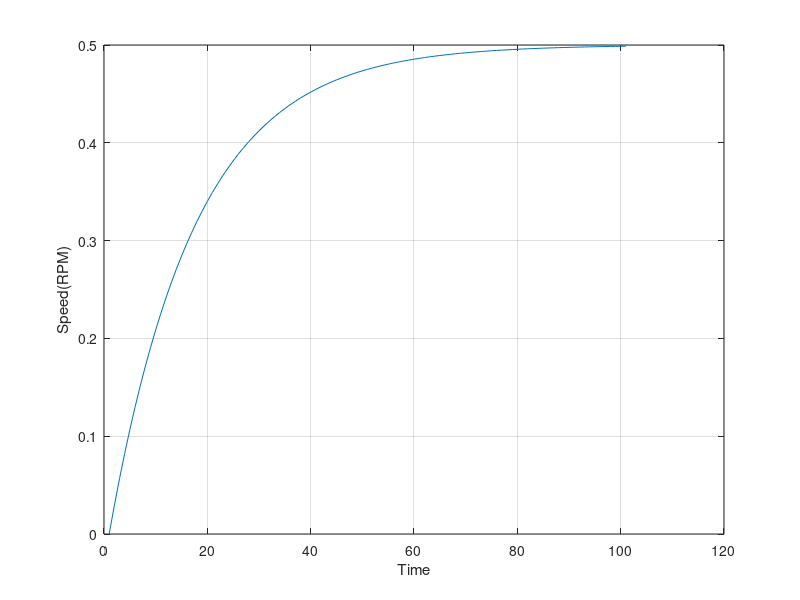

Reproduce this figure in MATLAB. (Note: this script raises an error after producing the figure.)
clc, clear, close all
%                    DC motor transfer function
%                                K
%                         tf = -----
%                               s+a
K_t = 1 ;
K_b = 1 ;
R_m = 1 ;
J   = 1 ;
B   = 1 ;
OrderOfTf = 1           ;
K = K_t / ( R_m*J )     ;
A = ( B/J + ( K_b*K ) ) ;
b = [0 K]               ; %feedforward coefficients 
a = [1 A]               ; %feedback coefficients
sys1 = tf ( b , a )     ; 
figure ,
step_response1 = step ( sys1 ) ; %assumed step response by assuming 
                                 %values of constants in transfer function
                                 %studied in class
plot ( step_response1 )
grid on
xlabel ( 'Time' )
ylabel ( 'Speed(RPM)' )
%random data generated from here
c1 = ones ( 1 , 9000 )'     ; %column 1 of data
c2 = rand ( size ( c1 ) )   ; %column 2 of data
fs = 9600*2                 ; %sampling frequency from baudrate of arduino
ts = 1/fs                   ; %sampling time period
% data = xlsread ( 'data.csv' )         ; %for importing data from excel
% Ts = data ( 2 , 1 ) - data ( 1 , 1 )  ; % assuming uniform time grid
obj1 = iddata ( c1 , c2 , ts )    ; %basic object for dealing with signals 
                                    %in the toolbox
sys2 = tfest ( obj1 , OrderOfTf ) ;
figure ,
step_response2 = step ( sys2 )    ; 
plot ( step_response2 )
grid on
xlabel ( 'Time' )
ylabel ( 'Speed(RPM)' )
figure ,
subplot ( 211 )
plot ( c2 ) %printing column 2 data to see if data has noise in it 
grid on
ylabel ( 'Recorded data From arduino' )
xlabel ( 'Time(t)' )
B = 1/10*ones ( 900 , 1 )      ; % 1st argument of ones specify the no. of past 
                                     % values used for the avg of Moving 
                                     % Average filter
filteredOp = filter ( B , 1 , c2 ) ; % Moving average filter of 900 points
subplot ( 212 )
plot ( filteredOp ) 
grid on
ylabel ( 'Recorded data From arduino' )
xlabel ( 'Time(t)' )
obj2 = iddata ( c1 , filteredOp , ts ) ; %basic object for dealing with 
                                         %signals in the toolbox
sys3 = tfest ( obj2 , OrderOfTf )      ;
figure ,
step_response3 = step ( sys3 ) ;
plot ( step_response3 )
grid on
xlabel ( 'Time' )
ylabel ( 'TF1Speed(RPM)' )
figure ,
subplot ( 311 )
bode ( sys1 ) , grid on
subplot ( 312 )
bode ( sys2 ) , grid on
subplot ( 313 )
bode ( sys3 ) , grid on